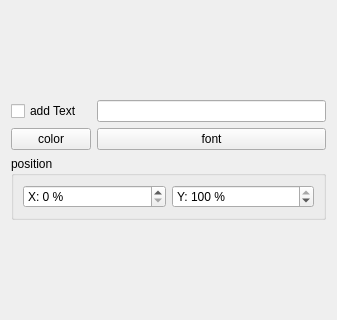
<?xml version="1.0" encoding="UTF-8"?>
<ui version="4.0">
 <class>Widget</class>
 <widget class="QWidget" name="Widget">
  <property name="geometry">
   <rect>
    <x>0</x>
    <y>0</y>
    <width>337</width>
    <height>320</height>
   </rect>
  </property>
  <property name="windowTitle">
   <string notr="true">Form</string>
  </property>
  <layout class="QGridLayout" name="gridLayout_2">
   <item row="0" column="1">
    <spacer name="verticalSpacer">
     <property name="orientation">
      <enum>Qt::Vertical</enum>
     </property>
     <property name="sizeHint" stdset="0">
      <size>
       <width>20</width>
       <height>40</height>
      </size>
     </property>
    </spacer>
   </item>
   <item row="1" column="1">
    <widget class="QLineEdit" name="textLineEdit"/>
   </item>
   <item row="4" column="1">
    <spacer name="verticalSpacer_2">
     <property name="orientation">
      <enum>Qt::Vertical</enum>
     </property>
     <property name="sizeHint" stdset="0">
      <size>
       <width>20</width>
       <height>40</height>
      </size>
     </property>
    </spacer>
   </item>
   <item row="3" column="0" colspan="2">
    <widget class="QGroupBox" name="groupBox">
     <property name="title">
      <string>position</string>
     </property>
     <layout class="QHBoxLayout" name="horizontalLayout">
      <item>
       <widget class="QSpinBox" name="xSpinBox">
        <property name="suffix">
         <string> %</string>
        </property>
        <property name="prefix">
         <string>X: </string>
        </property>
        <property name="maximum">
         <number>100</number>
        </property>
        <property name="value">
         <number>0</number>
        </property>
       </widget>
      </item>
      <item>
       <widget class="QSpinBox" name="ySpinBox">
        <property name="suffix">
         <string> %</string>
        </property>
        <property name="prefix">
         <string>Y: </string>
        </property>
        <property name="maximum">
         <number>100</number>
        </property>
        <property name="value">
         <number>100</number>
        </property>
       </widget>
      </item>
     </layout>
    </widget>
   </item>
   <item row="1" column="0">
    <widget class="QCheckBox" name="textCheckBox">
     <property name="text">
      <string>add Text</string>
     </property>
    </widget>
   </item>
   <item row="2" column="1">
    <widget class="QPushButton" name="fontButton">
     <property name="text">
      <string>font</string>
     </property>
    </widget>
   </item>
   <item row="2" column="0">
    <widget class="QPushButton" name="colorPushButton">
     <property name="text">
      <string>color</string>
     </property>
    </widget>
   </item>
  </layout>
 </widget>
 <resources/>
 <connections/>
</ui>
